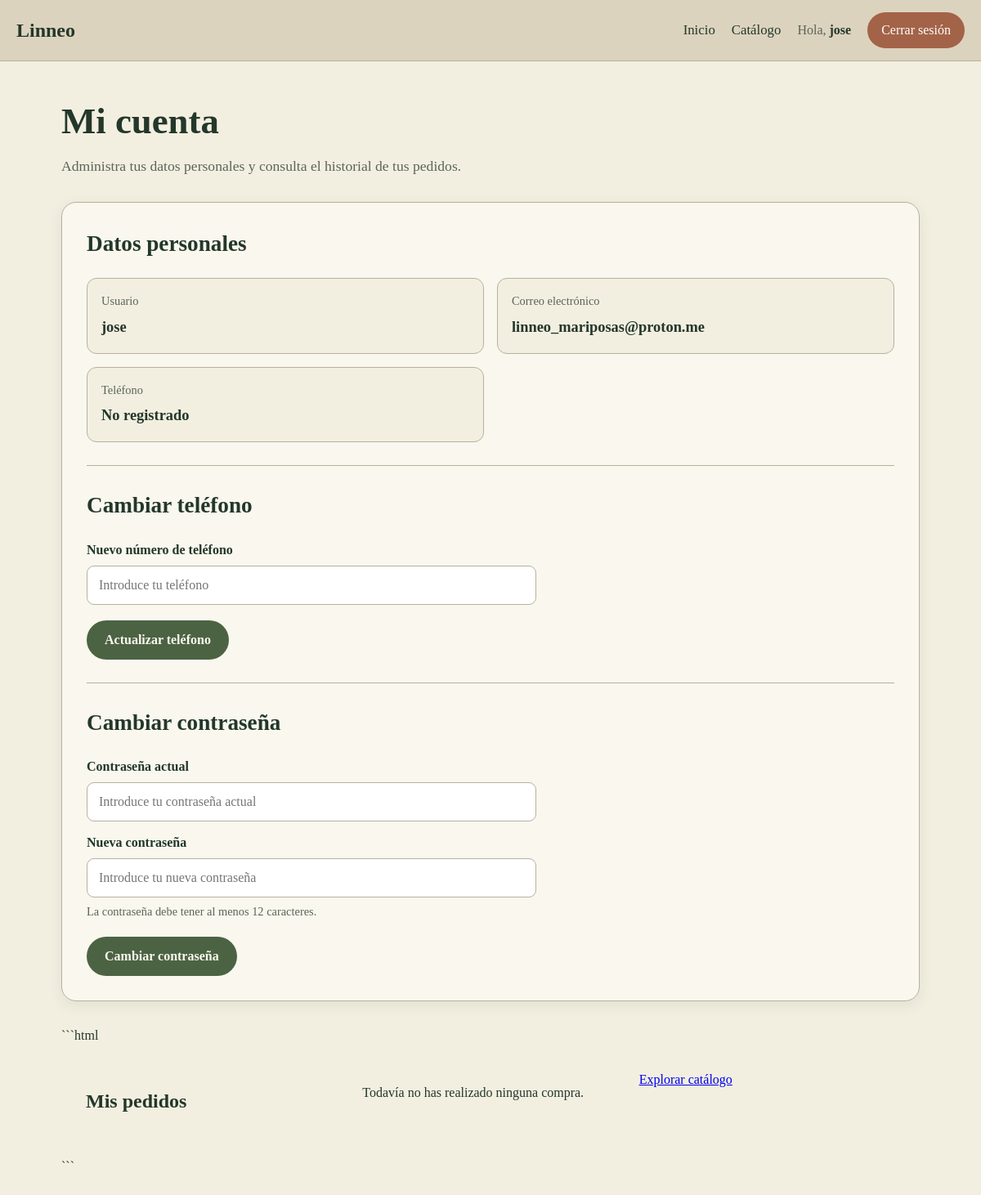
The page /mi_cuenta (signed in) on the database its author committed.
### backend/main.py (models this page shows, shortened)
class User(UserMixin, db.Model):
    __tablename__ = "usuarios"
    id = db.Column(db.Integer, primary_key=True)
    username = db.Column(
        db.String(80),
        unique=True,
        nullable=False
    )
    email = db.Column(
        db.String(255),
        unique=True,
        nullable=False
    )
    phone = db.Column(
        db.String(20),
        unique=True,
        nullable=True
    )
    password = db.Column(
        "password_hash",
        db.String(255),
        nullable=False
    )
    rol = db.Column(
        db.String(10),
        nullable=False,
        default="user"
    )
    pedidos = db.relationship(
        "Pedido",
        back_populates="usuario",
        cascade="all, delete-orphan"
    )

### backend/main.py (the view)
@app.route("/mi_cuenta")
@login_required
def mi_cuenta():
    pedidos = (
        Pedido.query
        .filter_by(usuario_id=current_user.id)
        .order_by(Pedido.fecha.desc())
        .all()
    )
    return render_template(
        "usuario.html",
        usuario=current_user,
        pedidos=pedidos
    )

### backend/main.py (called while the page is built)
@login_manager.user_loader
def load_user(user_id):
    try:
        return db.session.get(User, int(user_id))
    except (ValueError, TypeError):
        return None

@app.after_request
def agregar_cabeceras_seguridad(response):
    response.headers["X-Content-Type-Options"] = "nosniff"
    response.headers["X-Frame-Options"] = "DENY"
    response.headers["Referrer-Policy"] = (
        "strict-origin-when-cross-origin"
    )
    response.headers["Permissions-Policy"] = (
        "camera=(), microphone=(), geolocation=()"
    )
    if request.path.startswith("/api/"):
        response.headers["Cache-Control"] = "no-store"
    return response

### frontend/usuario.html (shortened to what this page needs)
<!DOCTYPE html>
<html lang="es">
<head>
    <link rel="stylesheet" href="/css/variables.css">
</head>
<body>
    <header class="barra" id="barra_global">
        <h2>Linneo</h2>
        <a href="/">Inicio</a>
        <a href="/catalogo">Catálogo</a>
        <span class="cuenta-saludo">
            Hola, <strong>{{ usuario.username }}</strong>
        </span>
        <form action="{{ url_for('cerrar_sesion') }}"
              method="POST"
              class="cuenta-cerrar">
            <button type="submit">
                Cerrar sesión
            </button>
        </form>
    </header>
    <main class="cuenta-contenido">
        <div class="cuenta-introduccion">
            <h1>Mi cuenta</h1>
            <p>
                Administra tus datos personales y consulta
                el historial de tus pedidos.
            </p>
        </div>
        <div class="cuenta-panel">
            <h2>Datos personales</h2>
            <div class="datos-personales">
                <div class="dato">
                    <span class="dato-etiqueta">
                        Usuario
                    </span>
                    <span class="dato-valor">
                        {{ usuario.username }}
                    </span>
                </div>
                <div class="dato">
                    <span class="dato-etiqueta">
                        Correo electrónico
                    </span>
                    <span class="dato-valor">
                        {{ usuario.email }}
                    </span>
                </div>
                <div class="dato">
                    <span class="dato-etiqueta">
                        Teléfono
                    </span>
                    <span class="dato-valor">
                        {{ usuario.phone or "No registrado" }}
                    </span>
                </div>
            </div>
            <hr class="cuenta-separador">
            <h2 class="cuenta-subtitulo">
                Cambiar teléfono
            </h2>
            <form action="{{ url_for('cambiar_telefono') }}"
                  method="POST"
                  class="cuenta-formulario">
                <div class="cuenta-campo">
                    <label for="phone">
                        Nuevo número de teléfono
                    </label>
                    <input
                        type="tel"
                        id="phone"
                        name="phone"
                        maxlength="20"
                        autocomplete="tel"
                        placeholder="Introduce tu teléfono"
                        required
                    >
                </div>
                <button type="submit" class="button">
                    Actualizar teléfono
                </button>
            </form>
            <hr class="cuenta-separador">
            <h2 class="cuenta-subtitulo">
                Cambiar contraseña
            </h2>
            <form action="{{ url_for('cambiar_contrasena') }}"
                  method="POST"
                  class="cuenta-formulario">
                <div class="cuenta-campo">
                    <label for="password_actual">
                        Contraseña actual
                    </label>
                    <input
                        type="password"
                        id="password_actual"
                        name="password_actual"
                        autocomplete="current-password"
                        placeholder="Introduce tu contraseña actual"
                        required
                    >
                </div>
                <div class="cuenta-campo">
                    <label for="password_nueva">
                        Nueva contraseña
                    </label>
                    <input
                        type="password"
                        id="password_nueva"
                        name="password_nueva"
                        minlength="12"
                        maxlength="128"
                        autocomplete="new-password"
                        placeholder="Introduce tu nueva contraseña"
                        required
                    >
                    <p class="cuenta-ayuda">
                        La contraseña debe tener al menos 12 caracteres.
                    </p>
                </div>
                <button type="submit" class="button">
                    Cambiar contraseña
                </button>
            </form>
        </div>
```html
<section id="mis_pedidos">
    <h2>Mis pedidos</h2>
    {% if pedidos %}
        <div class="lista-pedidos">
            {% for pedido in pedidos %}
                <article class="pedido">
                    <h3>
                        Pedido #{{ pedido.id }}
                    </h3>
                    <p>
                        Fecha:
                        {{ pedido.fecha.strftime('%d/%m/%Y %H:%M') }}
                    </p>
                    <p>
                        Estado:
                        <strong>{{ pedido.estado }}</strong>
                    </p>
                    <p>
                        Total:
                        ${{ "%.2f"|format(pedido.subtotal) }}
                    </p>
                    <h4>Productos:</h4>
                    <ul>
                        {% for item in pedido.productos %}
                            <li>
                                {{ item.nombre }}
                                — {{ item.cantidad }} unidades
                                — ${{ "%.2f"|format(item.total) }}
                            </li>
                        {% endfor %}
                    </ul>
                    <a href="{{ url_for(
                        'detalle_pedido',
                        pedido_id=pedido.id
                    ) }}">
                        Ver detalles del pedido
                    </a>
                </article>
                <hr>
            {% endfor %}
        </div>
    {% else %}
        <p>
            Todavía no has realizado ninguna compra.
        </p>
        <a href="{{ url_for('catalogo') }}">
            Explorar catálogo
        </a>
    {% endif %}
</section>
```
    </main>
</body>
</html>

### frontend/css/variables.css (style rules this page uses)
:root { --fondo: rgb(242, 239, 225); --beige: rgb(220, 211, 190); --texto: rgb(35, 55, 42); --texto-secundario: rgb(91, 101, 87); --verde-musgo: rgb(76, 99, 67); --verde-hover: rgb(49, 75, 55); --terracota: rgb(163, 99, 72); --terracota-hover: rgb(132, 76, 56); --ocre: rgb(185, 145, 70); --ocre-oscuro: rgb(143, 111, 51); --borde: rgb(184, 176, 157); --tarjeta: rgb(249, 247, 238); --precio: rgb(42, 72, 48); --footer: rgb(27, 39, 31); }
*, *::before, *::after { box-sizing: border-box; }
body { margin: 0; background-color: var(--fondo); color: var(--texto); font-family: "Cormorant Garamond", serif; }
.barra { background-color: var(--beige); border-bottom: 1px solid var(--borde); display: flex; align-items: center; padding: 15px 20px; }
#barra_global h2 { margin: 0; }
.button { background-color: var(--verde-musgo); color: var(--tarjeta); border: none; border-radius: 50px; padding: 10px 18px; margin-left: 10px; cursor: pointer; transition: background-color 0.2s ease, transform 0.2s ease; }
section { display: grid; grid-template-columns: repeat(3, 1fr); gap: 25px; padding: 30px; }
html { -webkit-text-size-adjust: 100%; }
body { min-width: 0; overflow-wrap: break-word; }
html { scroll-behavior: smooth; }
body { line-height: 1.5; }
button, input { font: inherit; }
#barra_global { position: sticky; top: 0; z-index: 1100; flex-wrap: wrap; gap: 12px; }
#barra_global > h2 { margin-right: auto; }
.cuenta-contenido { width: min(1050px, 92%); margin: 0 auto; padding: 40px 0 60px; }
.cuenta-introduccion { margin-bottom: 30px; }
.cuenta-introduccion h1 { margin: 0 0 8px; font-size: clamp(2rem, 5vw, 2.8rem); color: var(--texto); }
.cuenta-introduccion p { margin: 0; color: var(--texto-secundario); font-size: 1.1rem; }
.cuenta-panel { background-color: var(--tarjeta); border: 1px solid var(--borde); border-radius: 18px; padding: 30px; margin-bottom: 30px; box-shadow: 0 5px 18px rgba(35, 55, 42, 0.08); }
.cuenta-panel > h2 { margin: 0 0 22px; color: var(--texto); font-size: 1.7rem; }
.cuenta-subtitulo { margin: 28px 0 18px; color: var(--verde-musgo); font-size: 1.35rem; }
.cuenta-separador { border: 0; border-top: 1px solid var(--borde); margin: 28px 0; }
.datos-personales { display: grid; grid-template-columns: repeat(2, minmax(0, 1fr)); gap: 16px; }
.dato { background-color: var(--fondo); border: 1px solid var(--borde); border-radius: 12px; padding: 17px; min-width: 0; }
.dato-etiqueta { display: block; margin-bottom: 7px; color: var(--texto-secundario); font-size: 0.9rem; }
.dato-valor { display: block; color: var(--texto); font-size: 1.15rem; font-weight: bold; overflow-wrap: anywhere; }
.cuenta-formulario { display: flex; flex-direction: column; gap: 14px; max-width: 550px; }
.cuenta-campo { display: flex; flex-direction: column; gap: 7px; }
.cuenta-campo label { color: var(--texto); font-weight: 600; }
.cuenta-campo input { width: 100%; min-height: 46px; padding: 11px 14px; background-color: white; color: var(--texto); border: 1px solid var(--borde); border-radius: 9px; font: inherit; transition: border-color 0.2s ease, box-shadow 0.2s ease; }
.cuenta-ayuda { color: var(--texto-secundario); font-size: 0.9rem; margin: 0; }
.cuenta-contenido .button { align-self: flex-start; margin: 5px 0 0; padding: 12px 22px; background-color: var(--verde-musgo); color: var(--tarjeta); border: none; border-radius: 50px; font: inherit; font-weight: 600; cursor: pointer; transition: background-color 0.2s ease, transform 0.2s ease; }
#barra_global { display: flex; align-items: center; gap: 20px; }
#barra_global h2 { margin-right: auto; color: var(--texto); }
#barra_global a { color: var(--texto); text-decoration: none; font-size: 1.05rem; transition: color 0.2s ease; }
.cuenta-saludo { color: var(--texto-secundario); }
.cuenta-saludo strong { color: var(--texto); }
.cuenta-cerrar { margin: 0; }
.cuenta-cerrar button { padding: 10px 17px; background-color: var(--terracota); color: white; border: none; border-radius: 50px; font: inherit; cursor: pointer; transition: background-color 0.2s ease; }
:root { --sombra: 0 6px 20px rgba(35, 55, 42, 0.09); --radio-grande: 18px; --sombra-hover: 0 12px 28px rgba(35, 55, 42, 0.13); }

### rows shown on the page
User: username "jose", email "linneo_mariposas@proton.me", phone "No registrado"
